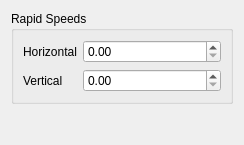
      <widget class="QWidget" name="page_2">
       <property name="geometry">
        <rect>
         <x>0</x>
         <y>0</y>
         <width>244</width>
         <height>145</height>
        </rect>
       </property>
       <attribute name="label">
        <string>Default Values</string>
       </attribute>
       <layout class="QVBoxLayout" name="verticalLayout_8">
        <item>
         <widget class="QGroupBox" name="groupBox_3">
          <property name="title">
           <string>Rapid Speeds</string>
          </property>
          <layout class="QFormLayout" name="formLayout_2">
           <property name="fieldGrowthPolicy">
            <enum>QFormLayout::AllNonFixedFieldsGrow</enum>
           </property>
           <item row="0" column="0">
            <widget class="QLabel" name="label_8">
             <property name="text">
              <string>Horizontal</string>
             </property>
            </widget>
           </item>
           <item row="0" column="1">
            <widget class="Gui::QuantitySpinBox" name="setupRapidHorizontal">
             <property name="sizePolicy">
              <sizepolicy hsizetype="MinimumExpanding" vsizetype="Fixed">
               <horstretch>0</horstretch>
               <verstretch>0</verstretch>
              </sizepolicy>
             </property>
             <property name="toolTip">
              <string>&lt;html&gt;&lt;head/&gt;&lt;body&gt;&lt;p&gt;Rapid horizontal speed assigned as HorizRapid to new ToolController.&lt;/p&gt;&lt;/body&gt;&lt;/html&gt;</string>
             </property>
            </widget>
           </item>
           <item row="1" column="0">
            <widget class="QLabel" name="label_12">
             <property name="text">
              <string>Vertical</string>
             </property>
            </widget>
           </item>
           <item row="1" column="1">
            <widget class="Gui::QuantitySpinBox" name="setupRapidVertical">
             <property name="sizePolicy">
              <sizepolicy hsizetype="MinimumExpanding" vsizetype="Fixed">
               <horstretch>0</horstretch>
               <verstretch>0</verstretch>
              </sizepolicy>
             </property>
             <property name="toolTip">
              <string>&lt;html&gt;&lt;head/&gt;&lt;body&gt;&lt;p&gt;Rapid vertical speed assigne to VertRapid of new ToolController.&lt;/p&gt;&lt;/body&gt;&lt;/html&gt;</string>
             </property>
            </widget>
           </item>
          </layout>
         </widget>
        </item>
        <item>
         <spacer name="verticalSpacer_3">
          <property name="orientation">
           <enum>Qt::Vertical</enum>
          </property>
          <property name="sizeHint" stdset="0">
           <size>
            <width>20</width>
            <height>40</height>
           </size>
          </property>
         </spacer>
        </item>
       </layout>
      </widget>
